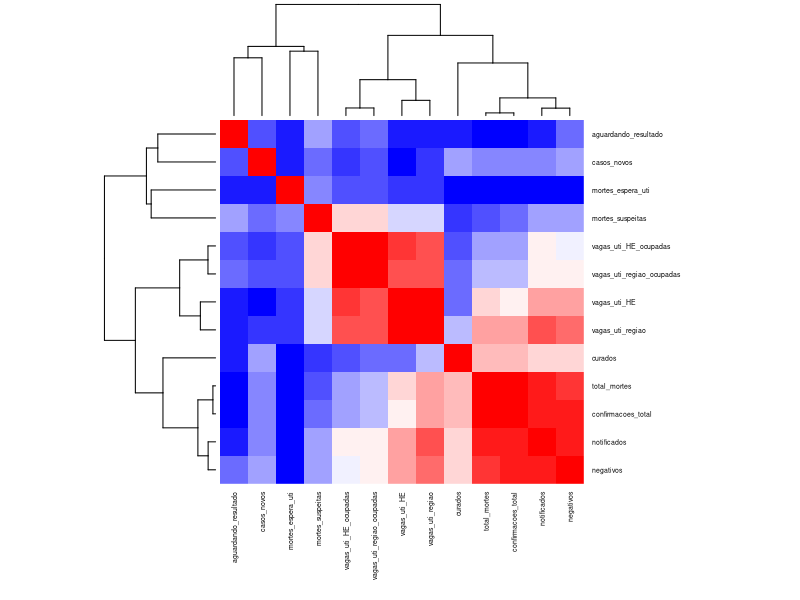
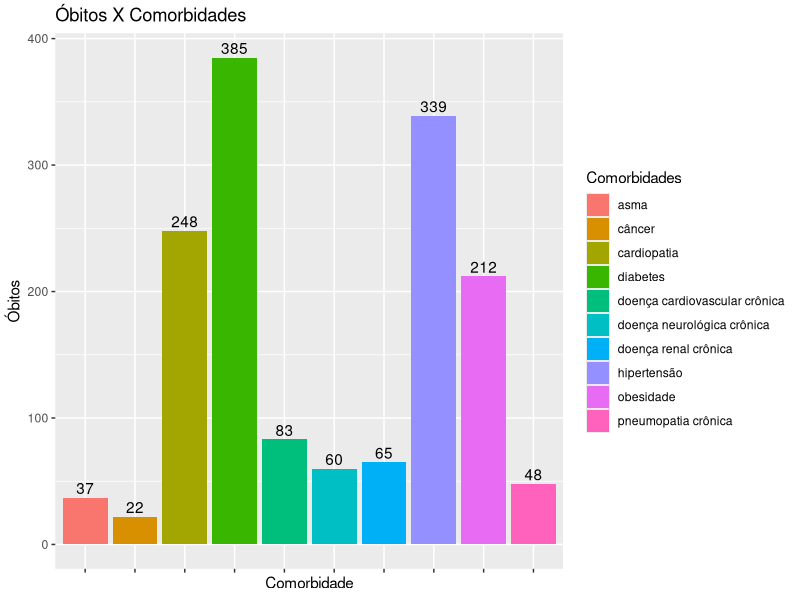

Here is the R script that generated these plots, in order:
library(ggplot2)
library(readxl)

datas = read_excel("./Dados/covid_19_bauru_casos_geral.xlsx")
morte = read_excel("./Dados/covid_19_bauru_mortes.xlsx")
com = c(morte$comorbidade[complete.cases(morte$comorbidade)])
uniq <- strsplit(com," e ")
com1 = unlist(uniq)


data1 = as.matrix(datas[,-1])
data1[is.na(data1)] <- 0

cormat <- signif(cor(data1),2)
head(cormat)
col<- colorRampPalette(c("blue", "white", "red"))(20)
heatmap(cormat,col =col, cexCol =0.5, cexRow = 0.5,margins = c(7,7),symm = TRUE)


tab1 <- as.data.frame(table(com1))
tab1 <- tab1[with(tab1,order(-Freq)),]
tab1 <- tab1[1:10,]
tab1
ggplot(tab1,aes(x=com1,y=Freq,fill=com1),) +
  labs(x = "Comorbidade", y = "Óbitos", fill="Comorbidades") +
  ggtitle("Óbitos X Comorbidades") +
  geom_text(aes(label=Freq), vjust = -0.3) +
  geom_bar(stat="identity", position="stack") +
  theme(axis.text.x = element_blank()) +
  geom_col(width=0.3)  

